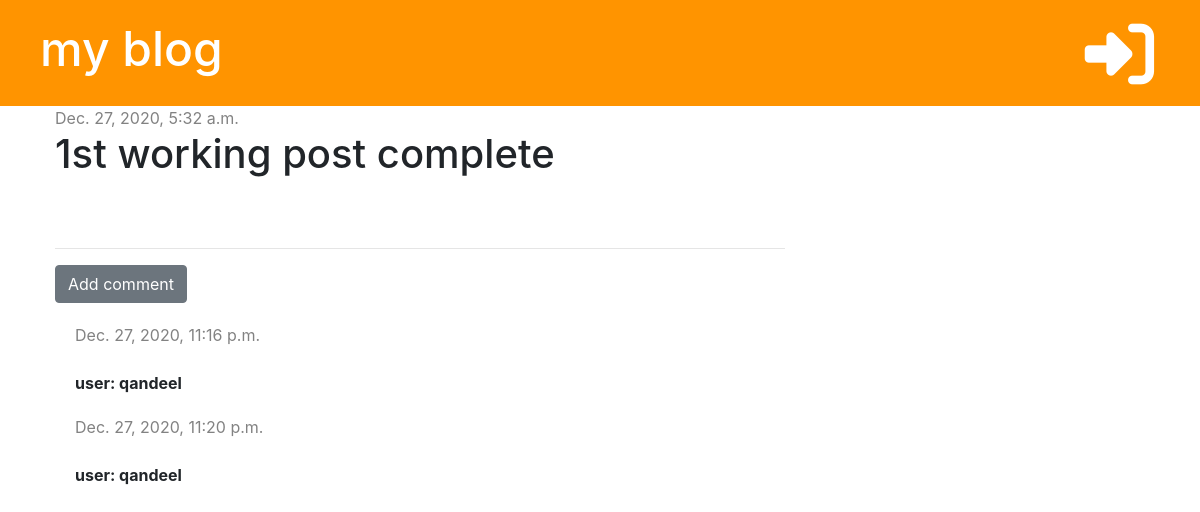
The page /post/34/ on the database its author committed.
### blog/models.py (models this page shows, shortened)
class Post(models.Model):
    author = models.ForeignKey('auth.User', on_delete=models.CASCADE)
    title = models.CharField(max_length=250)
    text = models.TextField()
    created_date = models.DateTimeField(default=timezone.now)
    published_date = models.DateTimeField(blank=True, null=True)

class Comment(models.Model):
    post = models.ForeignKey('blog.Post', on_delete=models.CASCADE, related_name='comments') #that related name is used when we want to access our all comments of a specific post.
    author = models.CharField(max_length=200)
    text = models.TextField()
    created_date = models.DateTimeField(default=timezone.now)
    approved = models.BooleanField(default=False)

### blog/views.py (the view)
# urls.py: path('post/<int:post_id>/', views.post_detail, name='post_detail'),
def post_detail(request, post_id):
    post = get_object_or_404(Post, pk=post_id)
    stuff_for_frontend = {'post': post}
    return render(request, 'blog/post_detail.html', stuff_for_frontend)

### blog/templatetags/markdownify.py (called while the page is built)
@register.filter
def markdown(value):
    renderer = HighlightRenderer()
    markdown = mistune.Markdown(renderer=renderer)
    return markdown(value)

### blog/templates/blog/post_detail.html (shortened to what this page needs)
{% extends "base.html" %}
{% load markdownify %}
{% block content %}
    <div class="post">
        {% if post.published_date %}
            <div class="date">
                {{ post.published_date }}
            </div>
        {% else %}
            <a href="{% url 'blog:post_publish' post.id %}" class="btn btn-primary">Publish</a>
        {% endif %}
        <h1>{{ post.title }}</h1>
    </div>
    <hr>
    <a href="{% url 'blog:add_comment_to_post' post.id %}" class="btn btn-secondary">Add comment</a>
    {% for comment in post.comments.all %}
        {% if user.is_authenticated or comment.approved %}
            <div class="comment">
                <div class="date">
                    {{ comment.created_date }}
                </div>
                <br>
                <strong>user: {{ comment.author }}</strong>
            </div>
        {% endif %}
    {% empty %}
        <p>No comments yet...</p>
    {% endfor %}
{% endblock %}

### blog/static/base.css (style rules this page uses)
.date { color: #828282; }
.post { margin-bottom: 70px; }
.comment { margin: 20px 0px 20px 20px; }

### rows shown on the page
Post: published_date "Dec. 27, 2020, 5:32 a.m.", title "1st working post complete"
Comment: created_date "Dec. 27, 2020, 11:16 p.m.", author "qandeel"
Comment: created_date "Dec. 27, 2020, 11:20 p.m.", author "qandeel"
